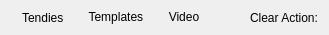
               <widget class="QWidget" name="pbPagePicker" native="true">
                <property name="sizePolicy">
                 <sizepolicy hsizetype="Preferred" vsizetype="Fixed">
                  <horstretch>0</horstretch>
                  <verstretch>0</verstretch>
                 </sizepolicy>
                </property>
                <property name="minimumSize">
                 <size>
                  <width>0</width>
                  <height>30</height>
                 </size>
                </property>
                <property name="maximumSize">
                 <size>
                  <width>16777215</width>
                  <height>35</height>
                 </size>
                </property>
                <property name="styleSheet">
                 <string notr="true">QToolButton {
	min-height: 25px;
	border-radius: 5px;
}</string>
                </property>
                <layout class="QHBoxLayout" name="horizontalLayout_14">
                 <property name="topMargin">
                  <number>0</number>
                 </property>
                 <property name="bottomMargin">
                  <number>0</number>
                 </property>
                 <item>
                  <widget class="QToolButton" name="tendiesPageBtn">
                   <property name="sizePolicy">
                    <sizepolicy hsizetype="Fixed" vsizetype="Expanding">
                     <horstretch>0</horstretch>
                     <verstretch>0</verstretch>
                    </sizepolicy>
                   </property>
                   <property name="minimumSize">
                    <size>
                     <width>0</width>
                     <height>25</height>
                    </size>
                   </property>
                   <property name="text">
                    <string>  Tendies</string>
                   </property>
                   <property name="icon">
                    <iconset resource="../resources.qrc">
                     <normaloff>:/icon/file-earmark-zip.svg</normaloff>:/icon/file-earmark-zip.svg</iconset>
                   </property>
                   <property name="checkable">
                    <bool>true</bool>
                   </property>
                   <property name="checked">
                    <bool>true</bool>
                   </property>
                   <property name="toolButtonStyle">
                    <enum>Qt::ToolButtonTextBesideIcon</enum>
                   </property>
                  </widget>
                 </item>
                 <item>
                  <widget class="QToolButton" name="templatePageBtn">
                   <property name="text">
                    <string>   Templates</string>
                   </property>
                   <property name="icon">
                    <iconset resource="../resources.qrc">
                     <normaloff>:/icon/pencil.svg</normaloff>:/icon/pencil.svg</iconset>
                   </property>
                   <property name="checkable">
                    <bool>true</bool>
                   </property>
                   <property name="toolButtonStyle">
                    <enum>Qt::ToolButtonTextBesideIcon</enum>
                   </property>
                  </widget>
                 </item>
                 <item>
                  <widget class="QToolButton" name="videoPageBtn">
                   <property name="minimumSize">
                    <size>
                     <width>0</width>
                     <height>25</height>
                    </size>
                   </property>
                   <property name="text">
                    <string>   Video</string>
                   </property>
                   <property name="icon">
                    <iconset resource="../resources.qrc">
                     <normaloff>:/icon/photo.svg</normaloff>:/icon/photo.svg</iconset>
                   </property>
                   <property name="checkable">
                    <bool>true</bool>
                   </property>
                   <property name="toolButtonStyle">
                    <enum>Qt::ToolButtonTextBesideIcon</enum>
                   </property>
                  </widget>
                 </item>
                 <item>
                  <spacer name="horizontalSpacer_21">
                   <property name="orientation">
                    <enum>Qt::Horizontal</enum>
                   </property>
                   <property name="sizeHint" stdset="0">
                    <size>
                     <width>40</width>
                     <height>20</height>
                    </size>
                   </property>
                  </spacer>
                 </item>
                 <item>
                  <widget class="QLabel" name="label">
                   <property name="text">
                    <string>Clear Action:</string>
                   </property>
                  </widget>
                 </item>
                </layout>
               </widget>
